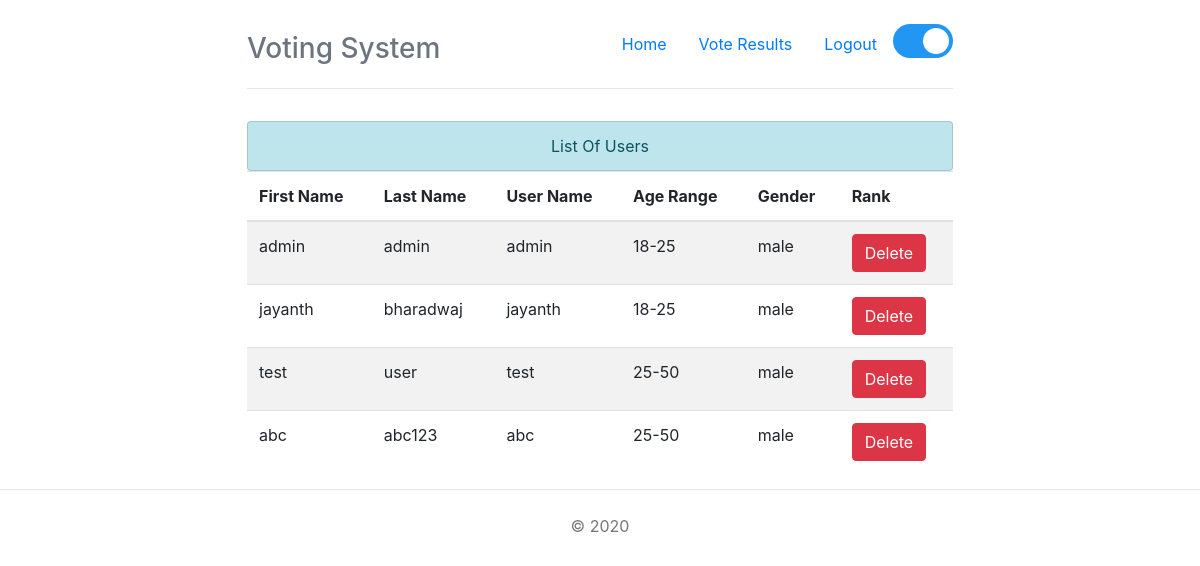
The page /users.php (signed in) on the database as committed earlier.
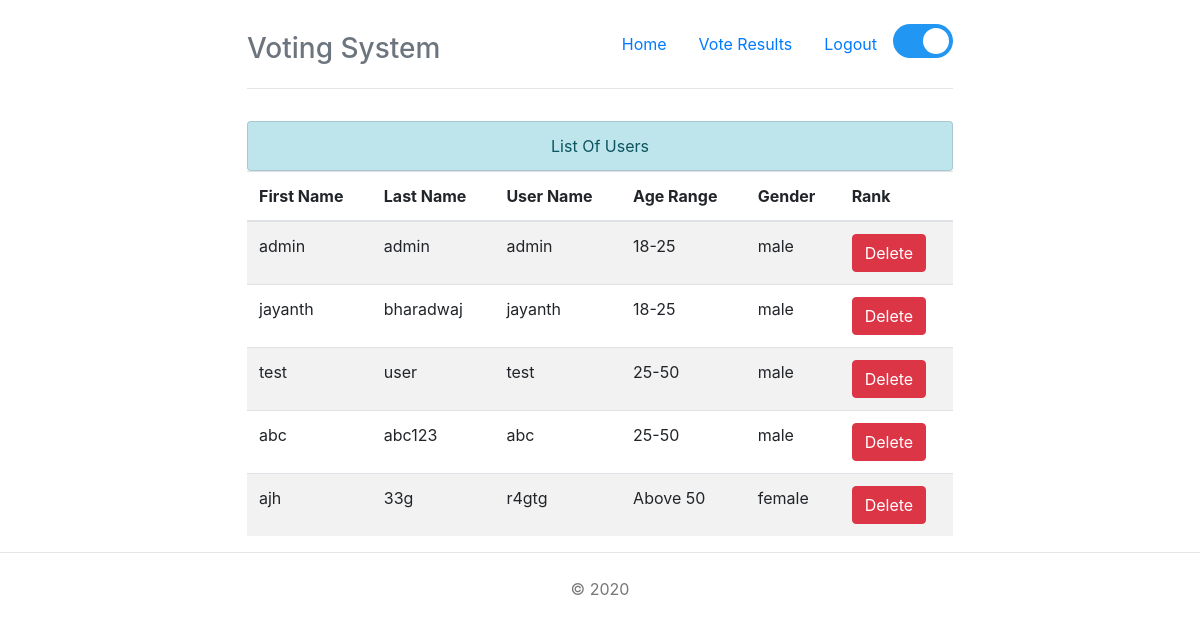
The same page on the database as committed later.
### tables this page shows
CREATE TABLE `users` (
  `UserId` int(11) NOT NULL,
  `firstName` varchar(255) NOT NULL,
  `lastName` varchar(255) NOT NULL,
  `userName` varchar(255) NOT NULL,
  `ageRange` varchar(255) NOT NULL,
  `gender` varchar(255) NOT NULL,
  `password` varchar(255) NOT NULL,
  `role` int(11) NOT NULL,
  `status` int(11) NOT NULL
);

### users.php (the view, shortened to what this page needs)
<?php
include "head.php";
?>
<body>
  <div class="container">
    <?php include "navbar.php"; ?>
    <?php if ($_SESSION) {
      if ($_SESSION['rank'] == 'admin') {
        include "connection.php";
    ?>
        <ul class="list-group">
          <center>
            <li class="list-group-item list-group-item-info">List Of Users</li>
          </center>
        </ul>
        <?php
        $uq = "SELECT * FROM users";
        $uqr = mysqli_query($conn, $uq);
        if (mysqli_num_rows($uqr) < 1) {
          echo '<font color="red">No Users found</font>';
        } else { ?>
          <table class="table table-striped table-hover">
            <thead>
              <tr>
                <th>First Name</th>
                <th>Last Name</th>
                <th>User Name</th>
                <th>Age Range</th>
                <th>Gender</th>
                <th>Rank</th>
              </tr>
            </thead>
            <tbody>
              <?php
              while ($row = mysqli_fetch_array($uqr)) {
                $id = $row['UserId'];
                $firstname = $row['firstName'];
                $lastname = $row['lastName'];
                $username = $row['userName'];
                $age = $row['ageRange'];
                $gender = $row['gender'];
              ?> <tr>
                  <td><?php echo $firstname; ?></td>
                  <td><?php echo $lastname; ?></td>
                  <td><?php echo $username; ?></td>
                  <td><?php echo $age; ?></td>
                  <td><?php echo $gender; ?></td>
                  <td><button class="btn btn-danger" onclick="deleteUser('<?php echo $id;?>')">Delete</button></td>
                </tr>
              <?php } ?>
            </tbody>
          </table>
        <?php }
        ?>
    <?php }
    } else {
      echo "You don't have access";
    } ?>
  </div>
  <?php include "footer.php"; ?>
</body>

Rows that differ between the two databases and show on the page:
added users: firstName "ajh", lastName "33g", userName "r4gtg", ageRange "Above 50", gender "female"
